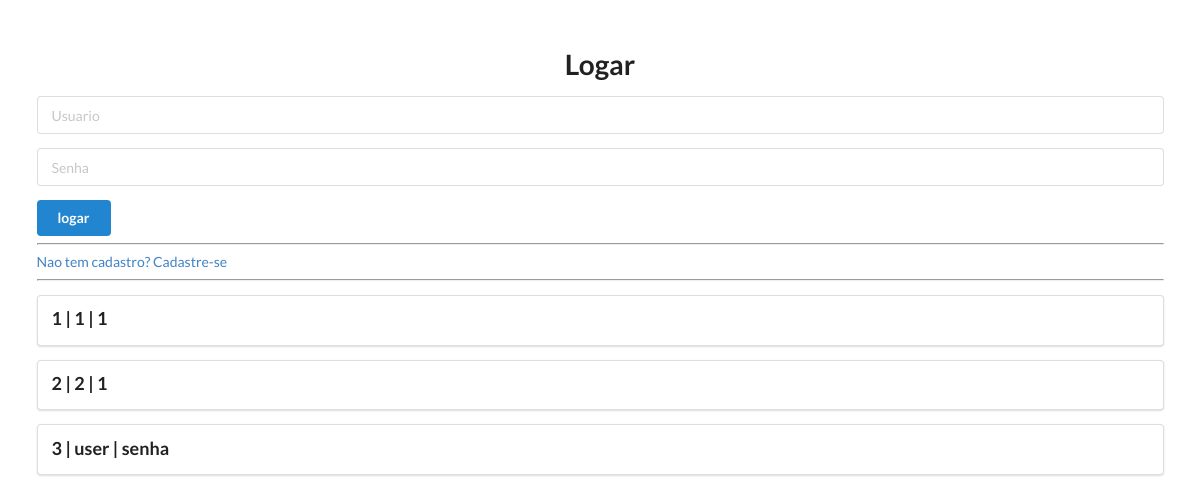
Before: / with the older database file.
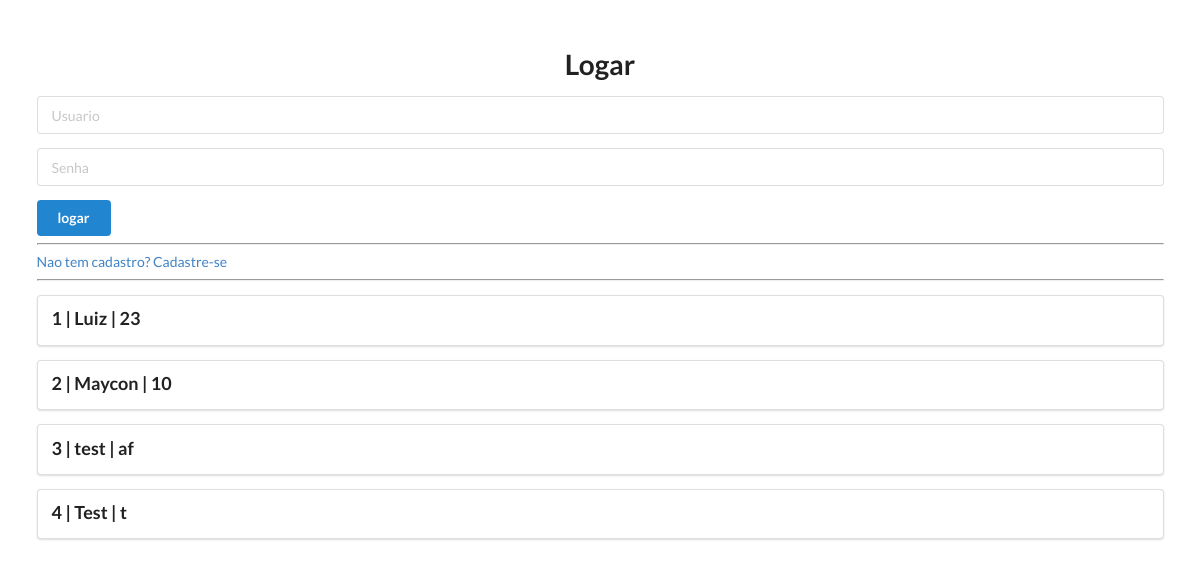
After: the same page with the newer database file.
### models.py (models this page shows)
class User(Base):
    __tablename__ = "Users"
    id = Column(Integer, primary_key=True, index=True)
    user = Column(String, unique=True)
    password = Column(String)
    role = Column(String)

### app.py (the view)
@app.get("/")
def home(request: Request, db: Session = Depends(get_db)):
    users = db.query(models.User).all()
    return templates.TemplateResponse("base.html", {"request": request, "user_list": users})

### templates/base.html (shortened to what this page needs)
<!DOCTYPE html>
<html lang="en">
<head>
    <link rel="stylesheet" href="https://cdn.jsdelivr.net/npm/semantic-ui@2.4.2/dist/semantic.min.css">
</head>
<body>
    <div style="margin-top: 50px;" class="ui container">
        <h1 class="ui center aligned header">Logar</h1>
        <form class="ui form" action="/login" method="post">
            <div class="field">
                <input type="text" name="user" placeholder="Usuario"><br>
            </div>
            <div class="field">
                <input type="password" name="password" placeholder="Senha"><br>
            </div>
            <button class="ui blue button" type="submit">logar</button>
        </form>
        <hr>
        <a href="/cadastro">Nao tem cadastro? Cadastre-se</a>
        <hr>
        {% for user in user_list %}
        <div class="ui segment">
            <p class="ui big header">{{ user.id }} | {{ user.user }} | {{ user.password }}</p>
        </div>
        {% endfor %}
    </div>
</body>
</html>

Changed rows visible on the page:
changed User id 1: user "1" → "Luiz"; password "1" → "23"
changed User id 2: user "2" → "Maycon"; password "1" → "10"
changed User id 3: user "user" → "test"; password "senha" → "af"
added User: id "4", user "Test", password "t"
